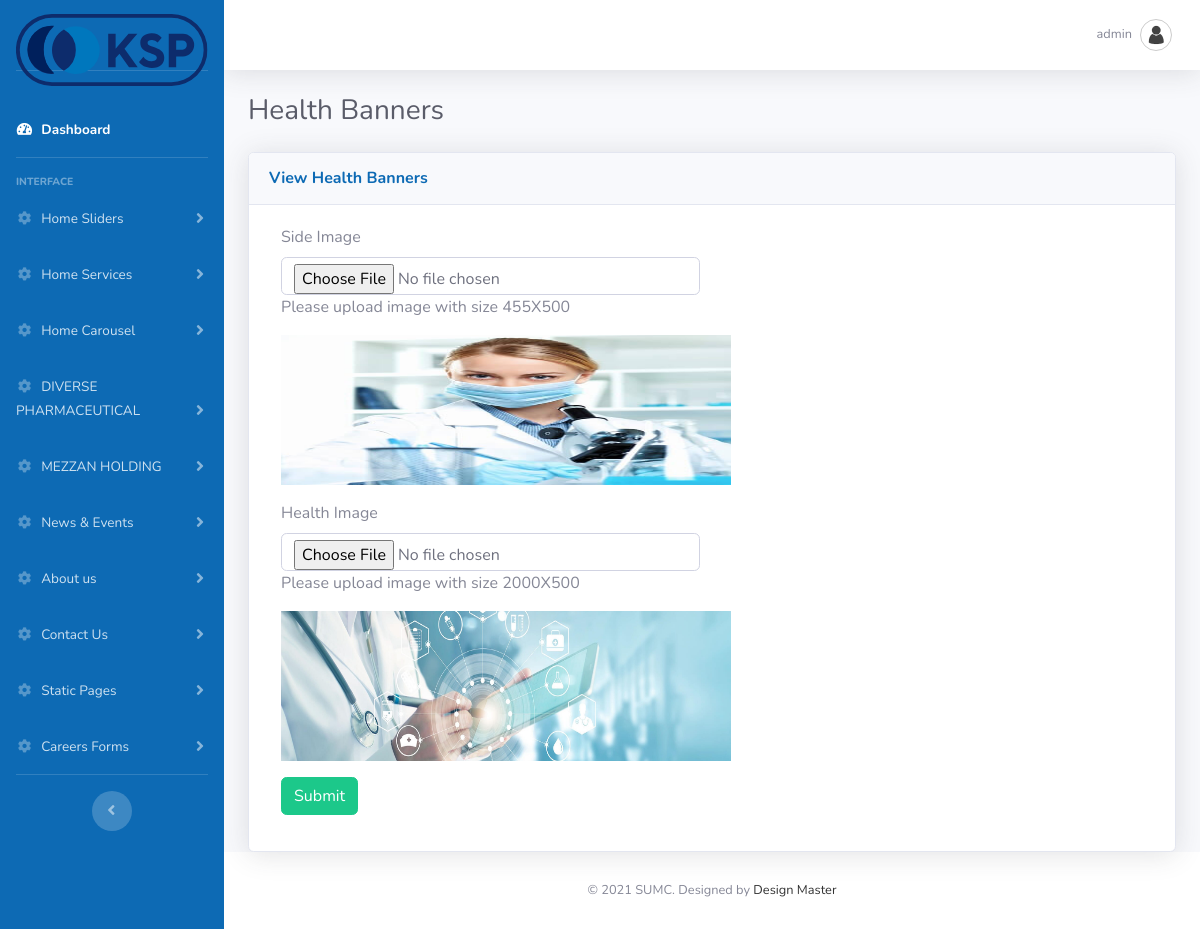
Page /admin/edit_healthbanner.php (signed in) on the committed database.
### tables this page shows
CREATE TABLE `sumc_adminuser` (
  `id` int(11) NOT NULL,
  `username` varchar(225) NOT NULL,
  `password` varchar(225) NOT NULL,
  `email` varchar(225) NOT NULL,
  `status` int(11) NOT NULL,
  `date` datetime NOT NULL
);

CREATE TABLE `sumc_banners` (
  `id` int(11) NOT NULL,
  `health_banner` varchar(255) NOT NULL,
  `healthside_banner` varchar(255) NOT NULL,
  `award_banner` varchar(255) NOT NULL,
  `awardside_banner` varchar(255) NOT NULL,
  `partners_banner` varchar(255) NOT NULL,
  `partnerside_banner` varchar(255) NOT NULL,
  `contact_banner` varchar(255) NOT NULL,
  `contactside_banner` varchar(255) NOT NULL,
  `career_banner` varchar(255) NOT NULL,
  `careerside_banner` varchar(255) NOT NULL,
  `terms_banner` varchar(255) NOT NULL,
  `privacy_banner` varchar(255) NOT NULL,
  `news_banner` varchar(255) NOT NULL,
  `project_banner` varchar(255) NOT NULL
);

### admin/edit_healthbanner.php (the view, shortened to what this page needs)
<?php
include_once("connection.php");
if(isset($_REQUEST['id'])) {
$id = ($_REQUEST['id'])? $_REQUEST['id'] : 1;
}
else {
	$id = 1;
}
$health_banner="";
$healthside_banner="";
if($id != 0) {
$booth_features_sql = mysqli_query($connection,"select * from sumc_banners where id=".$id);
$booth_features_result = mysqli_fetch_array($booth_features_sql);
$healthside_banner = $booth_features_result['healthside_banner'];
$health_banner = $booth_features_result['health_banner'];
}
?>
<!DOCTYPE html>
<html lang="en">
<head>
  <link href="vendor/fontawesome-free/css/all.min.css" rel="stylesheet" type="text/css">
  <link href="css/admin.css" rel="stylesheet">
</head>
<body id="page-top">
  <div id="wrapper">
    <?php
	include_once('header.php');
	?>
        <div class="container-fluid">
          <div class="d-sm-flex align-items-center justify-content-between mb-4">
            <h1 class="h3 mb-0 text-gray-800">Health Banners</h1>
          </div>
          <div class="row">
            <div class="col-lg-12 mb-12">
              <div class="card shadow mb-8">
                <div class="card-header py-3">
                  <h6 class="m-0 font-weight-bold text-primary">View Health Banners</h6>
                </div>
                <div class="card-body">
				<form action="" method="post" name="adv_form" id="adv_form" enctype="multipart/form-data" data-parsley-validate class="form-horizontal form-label-left">
                    <div class="form-group">
							<label class="control-label col-md-3 col-sm-3 col-xs-12" for="last-name">Side Image</label>
							<div class="col-md-6 col-sm-6 col-xs-12">
							<input type="file" name="side_banner" id="side_banner" class="form-control" />
							<p id="note">Please upload image with size 455X500</p>
							<?php
							if(isset($healthside_banner) && $healthside_banner != "") {
								?>
								<img src='../<?php echo $healthside_banner; ?>' height='150px' width='450px;' />
								<?php
							}
							?>
							</div>
							</div>
				  <div class="form-group">
							<label class="control-label col-md-3 col-sm-3 col-xs-12" for="last-name">Health Image</label>
							<div class="col-md-6 col-sm-6 col-xs-12">
							<input type="file" name="health_banner" id="health_banner" class="form-control" />
							<p id="note">Please upload image with size 2000X500</p>
							<?php
							if(isset($health_banner) && $health_banner != "") {
								?>
								<img src='../<?php echo $health_banner; ?>' height='150px' width='450px;' />
								<?php
							}
							?>
							</div>
							</div>
				<div class="form-group">
                        <div class="col-md-6 col-sm-6 col-xs-12 col-md-offset-3">
						  <button type="submit" name="submit" id="submit" class="btn btn-success">Submit</button>
                        </div>
                      </div>
				</form>
                </div>
              </div>
            </div>
          </div>
        </div>
      </div>
     <?php
	 include_once('footer.php');
	 ?>

### admin/header.php (shortened to what this page needs)
<?php
include_once("connection.php");
	if(isset($_SESSION['SESS_MEMBER_ID'])) {
	$loginid = $_SESSION['SESS_MEMBER_ID'];
	$user_query = mysqli_query($connection,"SELECT * from sumc_adminuser where id=$loginid");
	$user_res = mysqli_fetch_array($user_query);
	}
	else {
		header("Location:index.php");
	}
?>
    <link rel="stylesheet" type="text/css" href="https://cdnjs.cloudflare.com/ajax/libs/bootstrap-datepicker/1.5.0/css/bootstrap-datepicker.standalone.css" />
    <link rel="stylesheet" type="text/css" href="js/jquery.timepicker.css" />
    <link rel="stylesheet" type="text/css" href="js/jquery.ptTimeSelect.css" />
    <link rel="stylesheet" href="https://ajax.googleapis.com/ajax/libs/jqueryui/1.7.2/themes/ui-lightness/jquery-ui.css" type="text/css" media="all" />
<ul class="navbar-nav bg-gradient-secondary sidebar sidebar-dark accordion" id="accordionSidebar">
      <a class="sidebar-brand d-flex align-items-center justify-content-center" href="dashboard.php">
       <div class="sidebar-brand-text" style="padding-top:30px;">
           <img src="../images/kspic-logo.svg" height="150%" width="100%" />
	   </div>
     </a>
     <li class="nav-item active">
      <a class="nav-link" href="dashboard.php">
        <i class="fas fa-fw fa-tachometer-alt"></i>
        <span>Dashboard</span></a>
      </li>
      <hr class="sidebar-divider">
      <div class="sidebar-heading">
        Interface
      </div>
      <li class="nav-item">
        <a class="nav-link collapsed" href="#" data-toggle="collapse" data-target="#collapseOne" aria-expanded="true" aria-controls="collapseOne">
          <i class="fas fa-fw fa-cog"></i>
          <span>Home Sliders</span>
        </a>
      </li>
	  <li class="nav-item">
        <a class="nav-link collapsed" href="#" data-toggle="collapse" data-target="#collapseTwo" aria-expanded="true" aria-controls="collapseTwo">
          <i class="fas fa-fw fa-cog"></i>
          <span>Home Services</span>
        </a>
      </li>
      <li class="nav-item">
        <a class="nav-link collapsed" href="#" data-toggle="collapse" data-target="#collapseThree" aria-expanded="true" aria-controls="collapseThree">
          <i class="fas fa-fw fa-cog"></i>
          <span>Home Carousel</span>
        </a>
      </li>
<li class="nav-item">
        <a class="nav-link collapsed" href="#" data-toggle="collapse" data-target="#collapseNine" aria-expanded="true" aria-controls="collapseFour">
          <i class="fas fa-fw fa-cog"></i>
          <span>DIVERSE PHARMACEUTICAL</span>
        </a>
      </li>
      <li class="nav-item">
        <a class="nav-link collapsed" href="#" data-toggle="collapse" data-target="#collapseTen" aria-expanded="true" aria-controls="collapseten">
          <i class="fas fa-fw fa-cog"></i>
          <span>MEZZAN HOLDING</span>
        </a>
      </li>
<li class="nav-item">
        <a class="nav-link collapsed" href="#" data-toggle="collapse" data-target="#collapseFour" aria-expanded="true" aria-controls="collapseFour">
          <i class="fas fa-fw fa-cog"></i>
          <span>News & Events</span>
        </a>
      </li>
<li class="nav-item">
        <a class="nav-link collapsed" href="#" data-toggle="collapse" data-target="#collapseFive" aria-expanded="true" aria-controls="collapseFive">
          <i class="fas fa-fw fa-cog"></i>
          <span>About us</span>
        </a>
      </li>
<li class="nav-item">
        <a class="nav-link collapsed" href="#" data-toggle="collapse" data-target="#collapseEight" aria-expanded="true" aria-controls="collapseEight">
          <i class="fas fa-fw fa-cog"></i>
          <span>Contact Us</span>
        </a>
      </li>
<li class="nav-item">
        <a class="nav-link collapsed" href="#" data-toggle="collapse" data-target="#collapseSix" aria-expanded="true" aria-controls="collapseSix">
          <i class="fas fa-fw fa-cog"></i>
          <span>Static Pages</span>
        </a>
      </li>
<li class="nav-item">
        <a class="nav-link collapsed" href="#" data-toggle="collapse" data-target="#collapseSeven" aria-expanded="true" aria-controls="collapseSeven">
          <i class="fas fa-fw fa-cog"></i>
          <span>Careers Forms</span>
        </a>
      </li>
          <hr class="sidebar-divider d-none d-md-block">
          <div class="text-center d-none d-md-inline">
            <button class="rounded-circle border-0" id="sidebarToggle"></button>
          </div>
        </ul>
        <div id="content-wrapper" class="d-flex flex-column">
          <div id="content">
            <nav class="navbar navbar-expand navbar-light bg-white topbar mb-4 static-top shadow">
          <ul class="navbar-nav ml-auto">
            <li class="nav-item dropdown no-arrow">
              <a class="nav-link dropdown-toggle" href="#" id="userDropdown" role="button" data-toggle="dropdown" aria-haspopup="true" aria-expanded="false">
                <span class="mr-2 d-none d-lg-inline text-gray-600 small"><?php echo $user_res['username']; ?></span>
                <img class="img-profile rounded-circle" src="img/user.png">
              </a>
            </li>
          </ul>
        </nav>

### rows in the picture
sumc_adminuser: username "admin"
sumc_banners: healthside_banner (picture), health_banner (picture)
